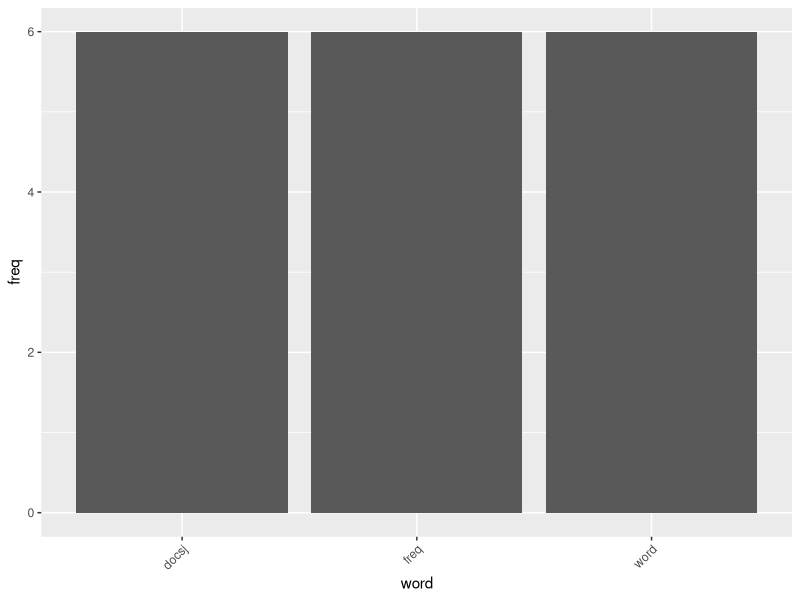
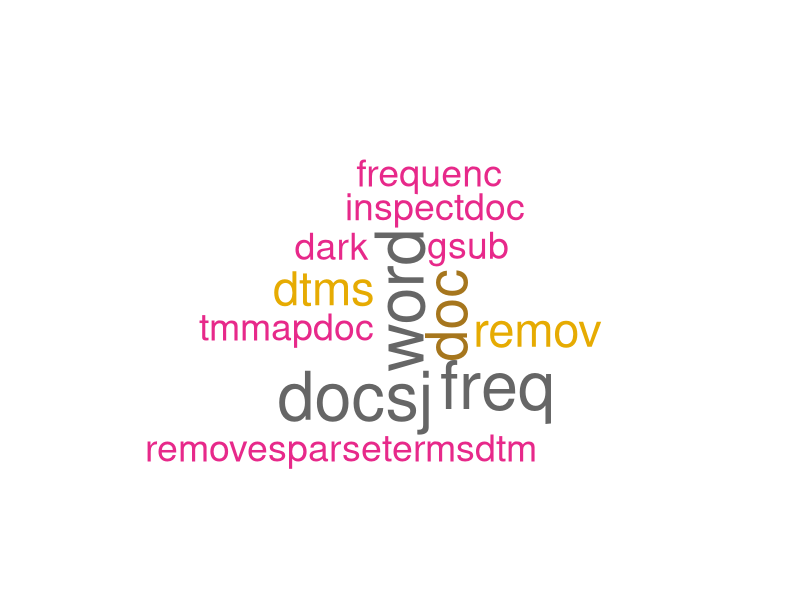
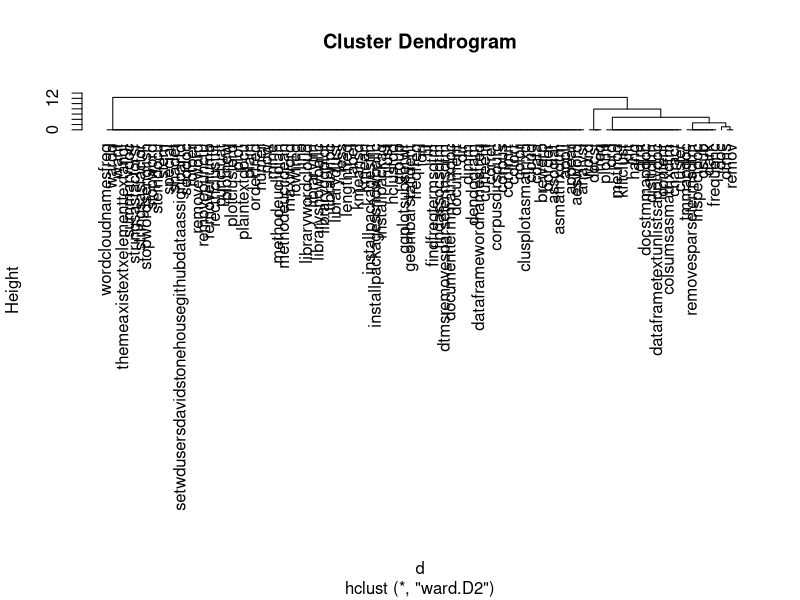
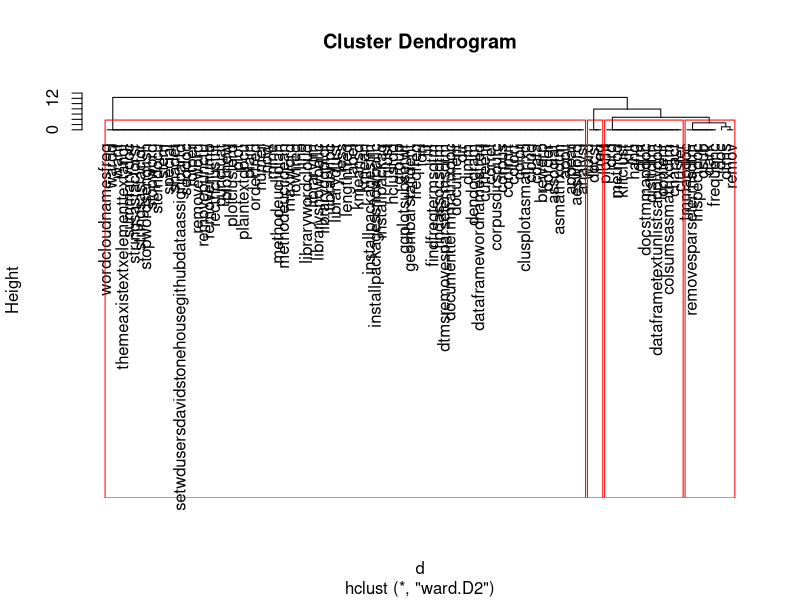

Reproduce these figures in R, in order. (Note: this script raises an error after producing the figures.)
install.packages("tm")
library("tm")

setwd("/Users/davidstonehouse/GitHub/DATA650Assign1/part1ds")
dir(".")

docs <- Corpus(DirSource("."))
summary(docs)
data.frame(text=unlist(sapply(docs, '[', "content")), stringsAsFactors=F)

# Remove Punctuation and Special Characters -------------------------------
docs <- tm_map(docs, removePunctuation)
data.frame(text=unlist(sapply(docs, '[', "content")), stringsAsFactors = F)

for(j in seq(docs))
{
  docs[[j]] <-gsub("/", " ", docs[[j]])
  docs[[j]] <-gsub("@", " ", docs[[j]])
  docs[[j]] <-gsub("\\|", " ", docs[[j]])
}
inspect(docs)

# Remove numeric characters -----------------------------------------------
docs<-tm_map(docs, removeNumbers)
inspect(docs)

# Remove Stopwords --------------------------------------------------------

docs<-tm_map(docs, removeWords, stopwords("english"))
inspect(docs)

# Stemming ----------------------------------------------------------------
install.packages("SnowballC")
library(SnowballC)
docs <- tm_map(docs, stemDocument)
# Apply all these - now we have a corpus of plain docs:
docs <- tm_map(docs, PlainTextDocument)


# Word Frequencies --------------------------------------------------------
dtm <- DocumentTermMatrix(docs)
dtm
freq <- colSums(as.matrix(dtm))
freq
length(freq)
ord <- order(freq)
ord
m <-as.matrix(dtm)
dim(m)
m

findFreqTerms(dtm, lowfreq = 5)
# Remove words that appear in less than 70% of documents
dtms <- removeSparseTerms(dtm, 0.7)
dtms

# Word Associations -------------------------------------------------------
# Want correlations >=0.75
findAssocs(dtm, c("data", "analysis", "methods", "mining"), corlimit = 0.75)


# Word Frequency Plots ----------------------------------------------------
library(ggplot2)
wf <- data.frame(word=names(freq), freq=freq)
wf
p <- ggplot(subset(wf, freq>5), aes(word, freq))
p <- p + geom_bar(stat="identity")
p <- p + theme(axis.text.x=element_text(angle=45, hjust=1))
p

# Word Cloud --------------------------------------------------------------
library(wordcloud)
dtms<-removeSparseTerms(dtm, 0.7)
freq <- colSums(as.matrix(dtm)) # word frequencies
dark2 <- brewer.pal(12, "Dark2")
wordcloud(names(freq), freq, max.words=100, rot.per=0.2, colors = dark2)

# Cluster Dendogram -------------------------------------------------------

install.packages("")
library("cluster")
library("fpc")

dtms <- removeSparseTerms(dtm, 0.8)
d <- dist(t(dtms), method="euclidian")
d
fit <- hclust(d=d, method = "ward.D2")
plot(fit, hang=-1)
plot.new()
plot(fit, hang=-1)
groups <- cutree(fit, k=4)
rect.hclust(fit, k=4, border="red")

# K-means clustering ------------------------------------------------------

dtms <- removeSparseTerms(dtm, 0.75)
d <- dist(t(dtms), method="euclidean")
kfit <- kmeans(d,4)
kfit
clusplot(as.matrix(d), kfit$cluster, color=T, shade=T, labels=2, lines=0)
plotcluster(d, kfit$cluster)
